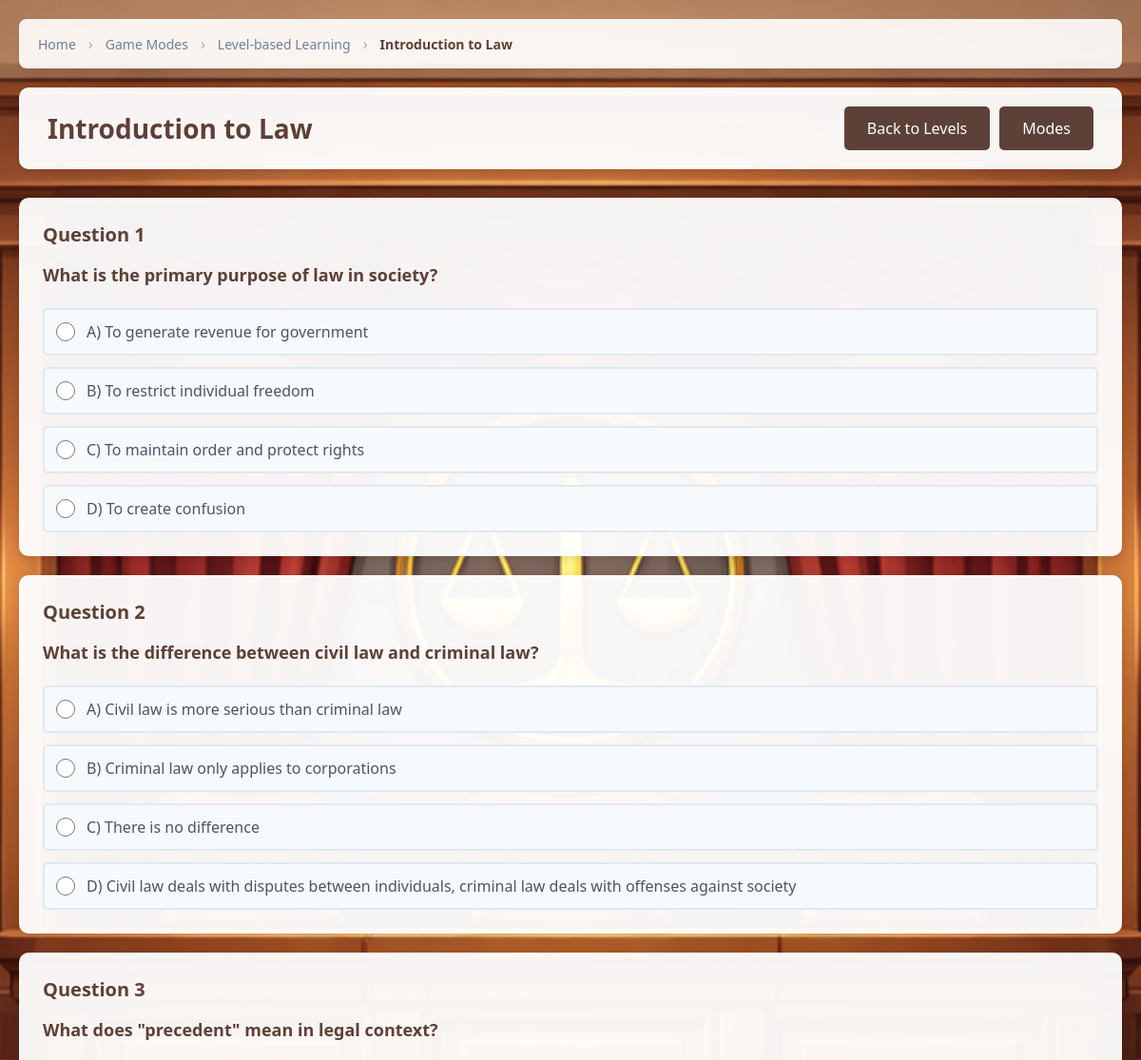
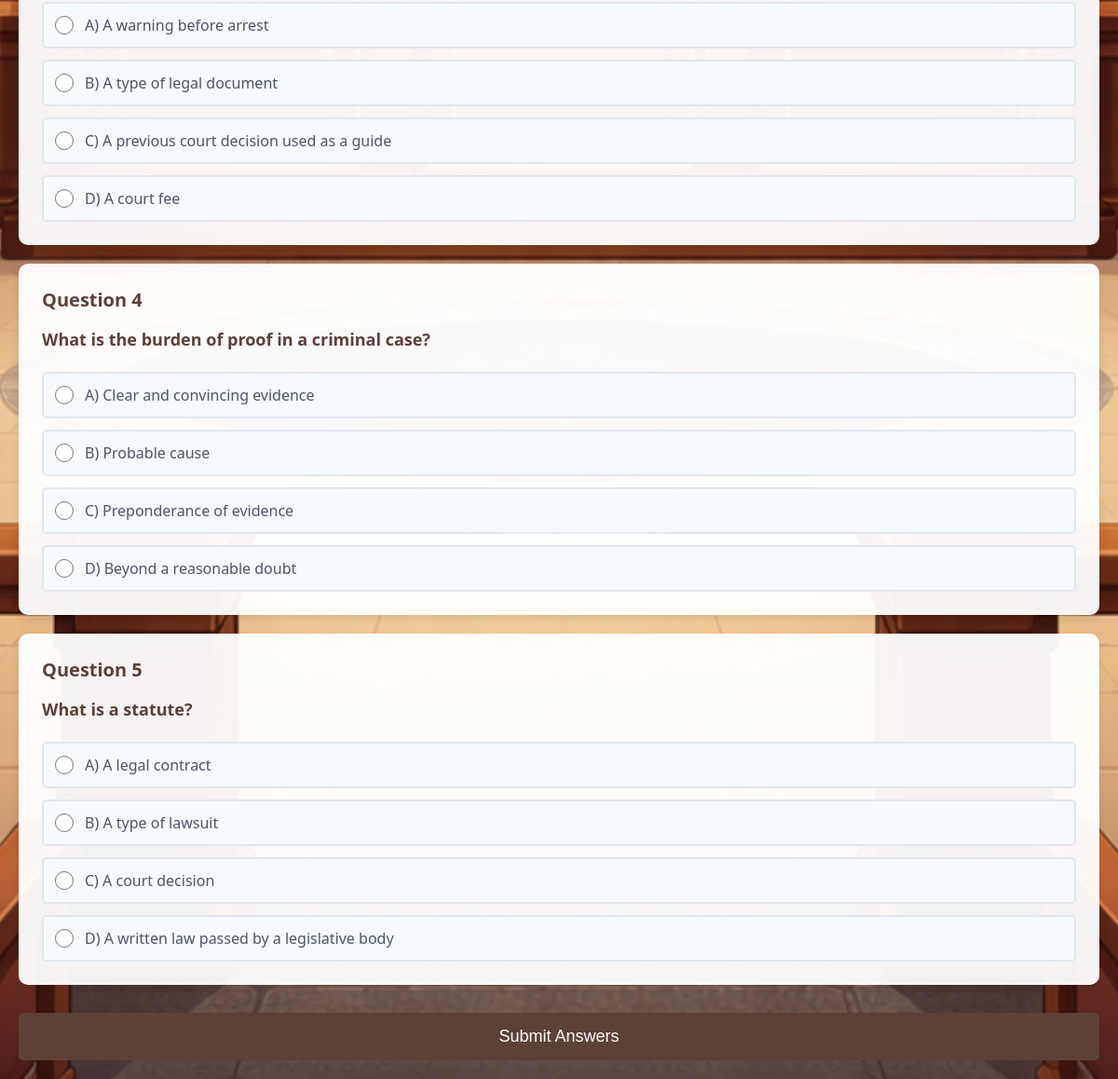
The page /play_level/1 (signed in) on the database its author committed (2 pictures, top to bottom).
### tables this page shows
CREATE TABLE levels (
            id INTEGER PRIMARY KEY AUTOINCREMENT,
            level_number INTEGER UNIQUE NOT NULL,
            title TEXT NOT NULL,
            description TEXT,
            created_at TIMESTAMP DEFAULT CURRENT_TIMESTAMP
        );

CREATE TABLE questions (
            id INTEGER PRIMARY KEY AUTOINCREMENT,
            level_id INTEGER NOT NULL,
            question_text TEXT NOT NULL,
            option_a TEXT NOT NULL,
            option_b TEXT NOT NULL,
            option_c TEXT NOT NULL,
            option_d TEXT NOT NULL,
            correct_answer TEXT NOT NULL,
            explanation TEXT NOT NULL
        );

### app.py (the view)
@app.route('/play_level/<int:level_id>')
def play_level(level_id):
    if 'user_id' not in session:
        return redirect(url_for('login'))
    conn = get_db_connection()
    if conn:
        try:
            cursor = conn.cursor()
            cursor.execute("SELECT * FROM levels WHERE id = ?", (level_id,))
            level = dict(cursor.fetchone())
            cursor.execute("SELECT * FROM questions WHERE level_id = ?", (level_id,))
            questions = [dict(row) for row in cursor.fetchall()]
            return render_template('play_level.html', level=level, questions=questions)
        except Exception as e:
            print(f"Play level error: {e}")
            flash('Error loading level')
        finally:
            conn.close()
    return redirect(url_for('levels'))

### app.py (called while the page is built)
def get_db_connection():
    try:
        print(f"Attempting to connect to database: {DB_FILE}")
        if not os.path.exists(DB_FILE):
            print(f"Database not found, creating at {DB_FILE}")
            from init_db import init_database
            init_database()
        conn = sqlite3.connect(DB_FILE, check_same_thread=False)
        conn.row_factory = sqlite3.Row
        print("Database connection successful")
        cursor = conn.cursor()
        cursor.execute("SELECT COUNT(*) FROM users")
        user_count = cursor.fetchone()[0]
        print(f"Database has {user_count} users")
        return conn
    except Exception as e:
        print(f"Database connection error: {e}")
        return None

### templates/play_level.html (shortened to what this page needs)
<!DOCTYPE html>
<html lang="en">
<head>
    <link rel="stylesheet" href="{{ url_for('static', filename='style.css') }}">
</head>
<body>
    <div class="container">
        <nav class="breadcrumb">
            <a href="{{ url_for('index') }}" class="breadcrumb-item">Home</a>
            <span class="breadcrumb-separator">›</span>
            <a href="{{ url_for('mode_select') }}" class="breadcrumb-item">Game Modes</a>
            <span class="breadcrumb-separator">›</span>
            <a href="{{ url_for('levels') }}" class="breadcrumb-item">Level-based Learning</a>
            <span class="breadcrumb-separator">›</span>
            <span class="breadcrumb-item active">{{ level.title }}</span>
        </nav>
        <div class="header">
            <h1>{{ level.title }}</h1>
            <div class="header-links">
                <a href="{{ url_for('levels') }}" class="btn btn-secondary">Back to Levels</a>
                <a href="{{ url_for('mode_select') }}" class="btn btn-secondary">Modes</a>
            </div>
        </div>
        {% if results %}
            <div class="results-container">
            <div class="score-summary">
                <h2>Your Score: {{ score }}%</h2>
                <p>{{ correct_answers }} out of {{ total_questions }} questions correct</p>
                {% if score >= 60 %}
                    <div class="success-message">
                        <p>Congratulations! You completed this level!</p>
                    </div>
                {% else %}
                    <div class="info-message">
                        <p>You need at least 60% to complete this level. Try again!</p>
                    </div>
                {% endif %}
            </div>
                {% for result in results %}
                    <div class="question-result {% if result.is_correct %}correct{% else %}incorrect{% endif %}">
                        <div class="result-header">
                            <h3>Question {{ loop.index }}</h3>
                            {% if result.is_correct %}
                                <span class="result-badge correct-badge">Correct</span>
                            {% else %}
                                <span class="result-badge incorrect-badge">Wrong</span>
                            {% endif %}
                        </div>
                        <p class="question-text">{{ result.question_text }}</p>
                        <div class="answer-details">
                            <div class="answer-item">
                                <strong>Your Answer:</strong>
                                <span class="{% if result.is_correct %}correct-text{% else %}incorrect-text{% endif %}">
                                    {{ result.user_answer }} - {{ result.options[result.user_answer] }}
                                </span>
                            </div>
                            {% if not result.is_correct %}
                                <div class="answer-item">
                                    <strong>Correct Answer:</strong>
                                    <span class="correct-text">
                                        {{ result.correct_answer }} - {{ result.options[result.correct_answer] }}
                                    </span>
                                </div>
                            {% endif %}
                        </div>
                        <div class="explanation">
                            <strong>Explanation:</strong>
                            <p>{{ result.explanation }}</p>
                        </div>
                    </div>
                {% endfor %}
                <div class="action-buttons">
                    <a href="{{ url_for('levels') }}" class="btn btn-secondary">Back to Levels</a>
                    {% if score < 60 %}
                        <a href="{{ url_for('play_level', level_id=level.id) }}" class="btn btn-primary">Try Again</a>
                    {% endif %}
                </div>
            </div>
        {% else %}
            <form method="POST" action="{{ url_for('submit_level', level_id=level.id) }}">
                {% for question in questions %}
                    <div class="question-card">
                        <h3>Question {{ loop.index }}</h3>
                        <p class="question-text">{{ question.question_text }}</p>
                        <div class="options">
                            <label class="option-label">
                                <input type="radio" name="question_{{ question.id }}" value="A" required>
                                <span>A) {{ question.option_a }}</span>
                            </label>
                            <label class="option-label">
                                <input type="radio" name="question_{{ question.id }}" value="B" required>
                                <span>B) {{ question.option_b }}</span>
                            </label>
                            <label class="option-label">
                                <input type="radio" name="question_{{ question.id }}" value="C" required>
                                <span>C) {{ question.option_c }}</span>
                            </label>
                            <label class="option-label">
                                <input type="radio" name="question_{{ question.id }}" value="D" required>
                                <span>D) {{ question.option_d }}</span>
                            </label>
                        </div>
                    </div>
                {% endfor %}
                <div class="submit-container">
                    <button type="submit" class="btn btn-primary btn-large">Submit Answers</button>
                </div>
            </form>
        {% endif %}
    </div>
</body>
</html>

### static/style.css (style rules this page uses)
:root { --primary-walnut: #5D4037; --primary-walnut-hover: #4E342E; --secondary-brass: #B8860B; --secondary-brass-light: #D4A574; --text-parchment: #3E2723; --card-parchment: #FAF7F0; --warm-beige: #F5E6D3; --border-walnut: #8D6E63; }
* { margin: 0; padding: 0; box-sizing: border-box; }
body { font-family: 'Segoe UI', Tahoma, Geneva, Verdana, sans-serif; background-image: url('../static/courtroom.png'); background-size: cover; background-position: center; background-attachment: fixed; background-repeat: no-repeat; min-height: 100vh; padding: 20px; color: var(--text-parchment); }
.container { max-width: 1200px; margin: 0 auto; }
.header { background: rgba(255, 255, 255, 0.95); padding: 20px 30px; border-radius: 10px; margin-bottom: 30px; box-shadow: 0 4px 8px rgba(0, 0, 0, 0.1); display: flex; justify-content: space-between; align-items: center; flex-wrap: wrap; gap: 15px; }
.header h1 { color: var(--primary-walnut); font-size: 28px; }
.header-links { display: flex; gap: 10px; }
.btn { padding: 12px 24px; border: none; border-radius: 5px; font-size: 16px; font-weight: 500; cursor: pointer; text-decoration: none; display: inline-block; transition: all 0.3s; text-align: center; }
.btn-primary { background: var(--primary-walnut); color: white; width: 100%; }
.btn-secondary { background: var(--primary-walnut); color: white; border: none; }
.btn-large { padding: 15px 30px; font-size: 18px; }
.question-card { background: rgba(255, 255, 255, 0.95); padding: 25px; border-radius: 10px; box-shadow: 0 4px 8px rgba(0, 0, 0, 0.1); margin-bottom: 20px; }
.question-card h3 { color: var(--primary-walnut); margin-bottom: 15px; font-size: 20px; }
.question-text { font-size: 18px; color: #4a5568; margin-bottom: 20px; line-height: 1.6; font-weight: 500; }
.options { display: flex; flex-direction: column; gap: 12px; }
.option-label { display: flex; align-items: center; padding: 12px; border: 2px solid #e2e8f0; border-radius: 5px; cursor: pointer; transition: all 0.3s; background: #f7fafc; }
.option-label input[type="radio"] { margin-right: 12px; cursor: pointer; width: 20px; height: 20px; }
.option-label span { flex: 1; color: #4a5568; font-size: 16px; }
.submit-container { text-align: center; margin-top: 30px; }
.question-text { color: var(--primary-walnut); font-size: 18px; font-weight: 600; }
.breadcrumb { background: rgba(255, 255, 255, 0.9); padding: 15px 20px; border-radius: 8px; margin-bottom: 20px; display: flex; align-items: center; flex-wrap: wrap; gap: 8px; box-shadow: 0 2px 4px rgba(0, 0, 0, 0.05); }
.breadcrumb-item { color: #718096; font-size: 14px; text-decoration: none; transition: color 0.3s; }
.breadcrumb-item.active { color: var(--primary-walnut); font-weight: 600; }
.breadcrumb-separator { color: #a0aec0; margin: 0 5px; }
.btn, .mode-card, .level-card, .scenario-card, .chapter-card { transition: all 0.3s cubic-bezier(0.4, 0, 0.2, 1); }
.option-label { transition: all 0.3s cubic-bezier(0.4, 0, 0.2, 1); }
.question-card, .bot-question-container, .scenario-container { animation: fadeIn 0.5s ease-out; }
.js-enhanced .btn { transition: all 0.3s cubic-bezier(0.4, 0, 0.2, 1); }

### rows shown on the page
levels: title "Introduction to Law"
questions: question_text "What is the primary purpose of law in society?", option_a "To generate revenue for government", option_b "To restrict individual freedom", option_c "To maintain order and protect rights", option_d "To create confusion"
questions: question_text "What is the difference between civil law and criminal law?", option_a "Civil law is more serious than criminal law", option_b "Criminal law only applies to corporations", option_c "There is no difference", option_d "Civil law deals with disputes between individuals, criminal law deals with offenses against society"
questions: question_text "What does \"precedent\" mean in legal context?", option_a "A warning before arrest", option_b "A type of legal document", option_c "A previous court decision used as a guide", option_d "A court fee"
questions: question_text "What is the burden of proof in a criminal case?", option_a "Clear and convincing evidence", option_b "Probable cause", option_c "Preponderance of evidence", option_d "Beyond a reasonable doubt"
questions: question_text "What is a statute?", option_a "A legal contract", option_b "A type of lawsuit", option_c "A court decision", option_d "A written law passed by a legislative body"
